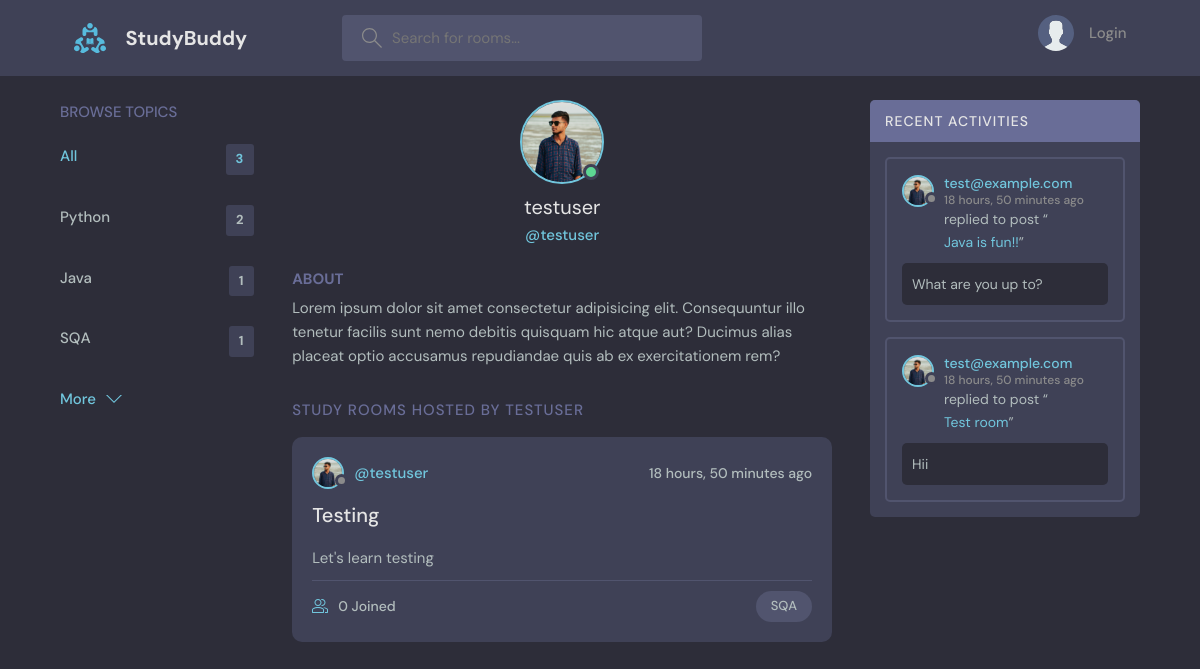
/profile/5, run on the app's committed database.
### base/models.py (models this page shows, shortened)
class Topic(models.Model):
  name = models.CharField(max_length= 200)

class User(AbstractUser):
  name = models.CharField(max_length= 200, null=True)
  email = models.EmailField(unique=True, null=True)
  bio = models.TextField(null=True)
  avatar= models.ImageField(null=True, default="avatar.svg")
  USERNAME_FIELD = 'email'
  REQUIRED_FIELDS = []

class Room(models.Model):
  host = models.ForeignKey(User, on_delete= models.SET_NULL, null = True)
  topic = models.ForeignKey(Topic, on_delete= models.SET_NULL, null = True)
  name = models.CharField(max_length=200)
  description = models.TextField(null=True, blank=True)
  participants = models.ManyToManyField(User, related_name='participants', blank=True)
  updated = models.DateTimeField(auto_now=True)
  created = models.DateTimeField(auto_now_add = True)
  class Meta:
    ordering = ['-updated', '-created']
  def __str__(self):
    return self.name

class Message(models.Model):
  user = models.ForeignKey(User, on_delete=models.CASCADE)
  room = models.ForeignKey(Room, on_delete= models.CASCADE)
  body = models.TextField()
  updated = models.DateTimeField(auto_now=True)
  created = models.DateTimeField(auto_now_add = True)
  class Meta:
      ordering = ['-updated', '-created']

### base/views.py (the view)
# urls.py: path('profile/<str:pk>', views.userProfile, name="user-profile"),
def userProfile(request, pk):
    user = get_object_or_404(User, id=pk)
    rooms = user.room_set.all()
    room_messages = user.message_set.all()
    topics = Topic.objects.all()
    context = {'user': user, 'rooms': rooms, 'room_messages': room_messages, 'topics': topics}
    return render(request, 'base/profile.html', context)

### base/templates/base/profile.html (shortened to what this page needs)
{% extends 'main.html' %}
{% block content %}
  <main class="profile-page layout layout--3">
    <div class="container">
      {% include 'base/topics_component.html' %}
      <div class="roomList">
        <div class="profile">
          <div class="profile__avatar">
            <div class="avatar avatar--large active">
              <img src="{{user.avatar.url}}" />
            </div>
          </div>
          <div class="profile__info">
            <h3>{{user.username}}</h3>
            <p>@{{user.username}}</p>
          </div>
          <div class="profile__about">
            <h3>About</h3>
            <p>
              Lorem ipsum dolor sit amet consectetur adipisicing elit. Consequuntur illo tenetur
              facilis sunt nemo debitis quisquam hic atque aut? Ducimus alias placeat optio
              accusamus repudiandae quis ab ex exercitationem rem?
            </p>
          </div>
        </div>
        <div class="roomList__header">
          <div>
            <h2>
              Study Rooms Hosted by {{user.username}}
            </h2>
          </div>
        </div>
        {% include 'base/feed_component.html' %}
      </div>
      {% include 'base/activity_component.html' %}
    </div>
  </main>
{% endblock content %}

### base/templates/base/topics_component.html
<div class="topics">
  <div class="topics__header">
    <h2>Browse Topics</h2>
  </div>
  <ul class="topics__list">
    <li>
      <a href="{% url 'home' %}" class="active">All <span>{{topics.count}}</span></a>
    </li>
    {% for topic in topics %}
    <li>
      <a href="{% url 'home' %}?q={{topic.name}}">{{topic.name}} <span>{{topic.room_set.all.count}}</span></a>
    </li>
    {% endfor %}
  </ul>
  <a class="btn btn--link" href="{% url 'topics' %}">
    More
    <svg version="1.1" xmlns="http://www.w3.org/2000/svg" width="32" height="32" viewBox="0 0 32 32">
      <title>chevron-down</title>
      <path d="M16 21l-13-13h-3l16 16 16-16h-3l-13 13z"></path>
    </svg>
  </a>
</div>

### base/templates/base/feed_component.html (shortened to what this page needs)
{% for room in rooms %}
<div class="roomListRoom">
  <div class="roomListRoom__header">
    <a href="{% url 'user-profile' room.host.id %}" class="roomListRoom__author">
      <div class="avatar avatar--small">
        <img src="{{room.host.avatar.url}}" />
      </div>
      <span>@{{room.host.username}}</span>
    </a>
    <div class="roomListRoom__actions">
      <span>{{room.created|timesince}} ago</span>
    </div>
  </div>
  <div class="roomListRoom__content">
    <a href="{% url 'room' room.id %}">{{room.name}}</a>
    <p>
      {{room.description}}
    </p>
  </div>
  <div class="roomListRoom__meta">
    <a href="{% url 'room' room.id %}" class="roomListRoom__joined">
      {{room.participants.all.count}} Joined
    </a>
    <p class="roomListRoom__topic">{{room.topic.name}}</p>
  </div>
</div>
{% endfor %}

### base/templates/base/activity_component.html (shortened to what this page needs)
<div class="activities">
  <div class="activities__header">
    <h2>Recent Activities</h2>
  </div>
  {% for message in room_messages %}
  <div class="activities__box">
    <div class="activities__boxHeader roomListRoom__header">
      <a href="{% url 'user-profile' message.user.id %}" class="roomListRoom__author">
        <div class="avatar avatar--small">
          <img src="{{message.user.avatar.url}}" />
        </div>
        <p>
          {{ message.user }}
          <span>{{message.created|timesince}} ago</span>
        </p>
      </a>
    </div>
    <div class="activities__boxContent">
      <p>replied to post “<a href="{% url 'room' message.room.id %}">{{message.room}}</a>”</p>
      <div class="activities__boxRoomContent">
        {{message.body}}
      </div>
    </div>
  </div>
  {% endfor %}
</div>

### data on the page
Topic: name "Python", room_set.all.count "2"
Topic: name "Java", room_set.all.count "1"
Topic: name "SQA", room_set.all.count "1"
User: avatar (picture), username "testuser", username "TESTUSER"
Room: host.avatar (picture), host.username "testuser", created "18 hours, 50 minutes", name "Testing", description "Let's learn testing", participants.all.count "0", topic.name "SQA"
Message: user.avatar (picture), user "test@example.com", created "18 hours, 50 minutes", room "Java is fun!!", body "What are you up to?"
Message: user.avatar (picture), user "test@example.com", created "18 hours, 50 minutes", room "Test room", body "Hii"

### other printed values
{{ topics.count }} "3"
